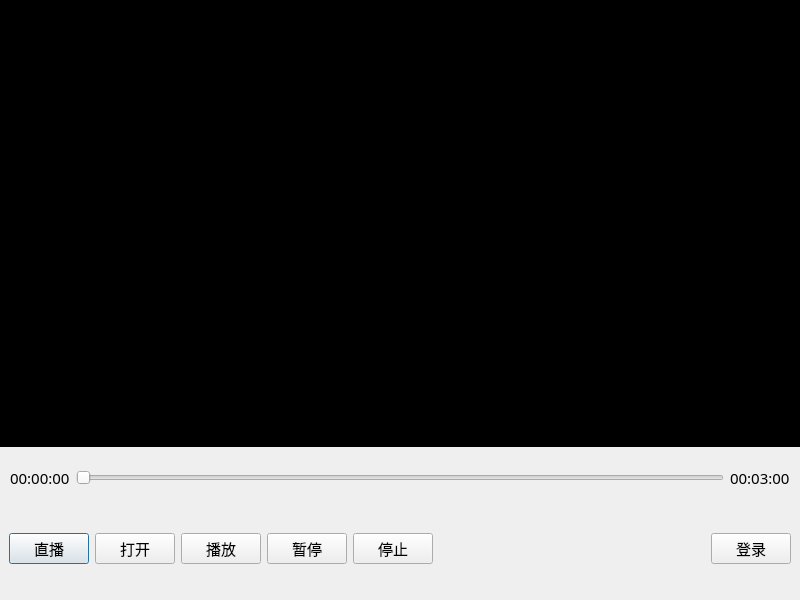
<?xml version="1.0" encoding="UTF-8"?>
<ui version="4.0">
 <class>PlayerDialog</class>
 <widget class="QDialog" name="PlayerDialog">
  <property name="geometry">
   <rect>
    <x>0</x>
    <y>0</y>
    <width>800</width>
    <height>600</height>
   </rect>
  </property>
  <property name="font">
   <font>
    <family>微软雅黑</family>
    <pointsize>11</pointsize>
   </font>
  </property>
  <property name="windowTitle">
   <string>PlayerDialog</string>
  </property>
  <layout class="QVBoxLayout" name="verticalLayout_2">
   <property name="leftMargin">
    <number>0</number>
   </property>
   <property name="topMargin">
    <number>0</number>
   </property>
   <property name="rightMargin">
    <number>0</number>
   </property>
   <item>
    <widget class="QWidget" name="wdg_content" native="true">
     <property name="styleSheet">
      <string notr="true">background-color: rgb(0, 0, 0);</string>
     </property>
     <layout class="QVBoxLayout" name="verticalLayout">
      <item>
       <widget class="MyOpenGLWidget" name="wdg_show" native="true"/>
      </item>
     </layout>
    </widget>
   </item>
   <item>
    <widget class="QWidget" name="wdg_middle" native="true">
     <property name="minimumSize">
      <size>
       <width>0</width>
       <height>50</height>
      </size>
     </property>
     <property name="maximumSize">
      <size>
       <width>16777215</width>
       <height>50</height>
      </size>
     </property>
     <layout class="QHBoxLayout" name="horizontalLayout_2">
      <property name="leftMargin">
       <number>10</number>
      </property>
      <property name="rightMargin">
       <number>10</number>
      </property>
      <item>
       <widget class="QLabel" name="lb_curTime">
        <property name="text">
         <string>00:00:00</string>
        </property>
       </widget>
      </item>
      <item>
       <widget class="QSlider" name="slider_progress">
        <property name="orientation">
         <enum>Qt::Horizontal</enum>
        </property>
       </widget>
      </item>
      <item>
       <widget class="QLabel" name="lb_totalTime">
        <property name="text">
         <string>00:03:00</string>
        </property>
       </widget>
      </item>
     </layout>
    </widget>
   </item>
   <item>
    <widget class="QWidget" name="wdg_bottom" native="true">
     <property name="minimumSize">
      <size>
       <width>0</width>
       <height>80</height>
      </size>
     </property>
     <property name="maximumSize">
      <size>
       <width>16777215</width>
       <height>80</height>
      </size>
     </property>
     <layout class="QHBoxLayout" name="horizontalLayout">
      <item>
       <widget class="QPushButton" name="pb_live">
        <property name="text">
         <string>直播</string>
        </property>
       </widget>
      </item>
      <item>
       <widget class="QPushButton" name="pb_start">
        <property name="text">
         <string>打开</string>
        </property>
       </widget>
      </item>
      <item>
       <widget class="QPushButton" name="pb_resume">
        <property name="text">
         <string>播放</string>
        </property>
       </widget>
      </item>
      <item>
       <widget class="QPushButton" name="pb_pause">
        <property name="text">
         <string>暂停</string>
        </property>
       </widget>
      </item>
      <item>
       <widget class="QPushButton" name="pb_stop">
        <property name="text">
         <string>停止</string>
        </property>
       </widget>
      </item>
      <item>
       <spacer name="horizontalSpacer">
        <property name="orientation">
         <enum>Qt::Horizontal</enum>
        </property>
        <property name="sizeHint" stdset="0">
         <size>
          <width>188</width>
          <height>20</height>
         </size>
        </property>
       </spacer>
      </item>
      <item>
       <widget class="QPushButton" name="pb_online">
        <property name="text">
         <string>登录</string>
        </property>
       </widget>
      </item>
     </layout>
    </widget>
   </item>
  </layout>
 </widget>
 <customwidgets>
  <customwidget>
   <class>MyOpenGLWidget</class>
   <extends>QWidget</extends>
   <header>myopenglwidget.h</header>
   <container>1</container>
  </customwidget>
 </customwidgets>
 <resources/>
 <connections/>
</ui>
